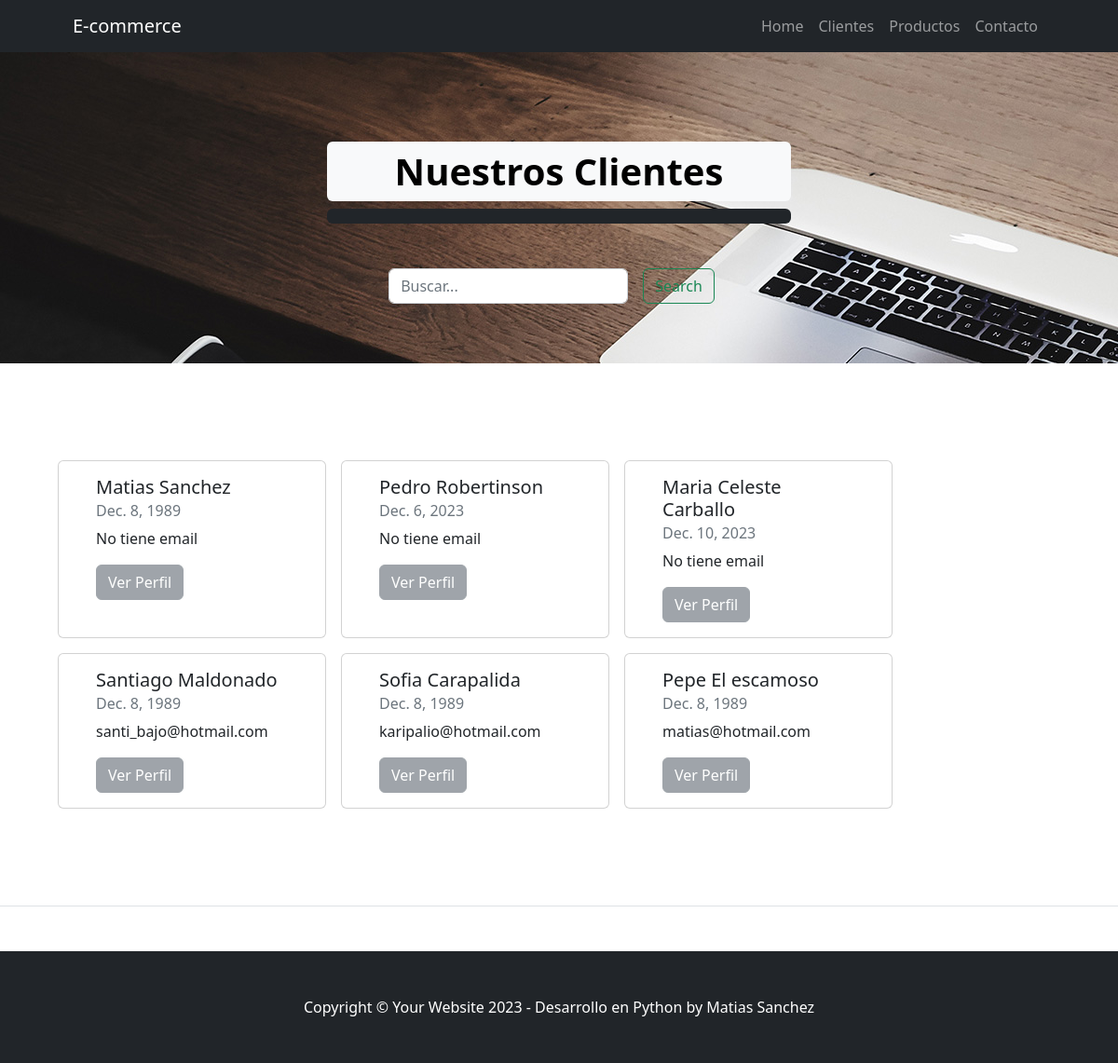
The page /cliente/ on the database as committed earlier.
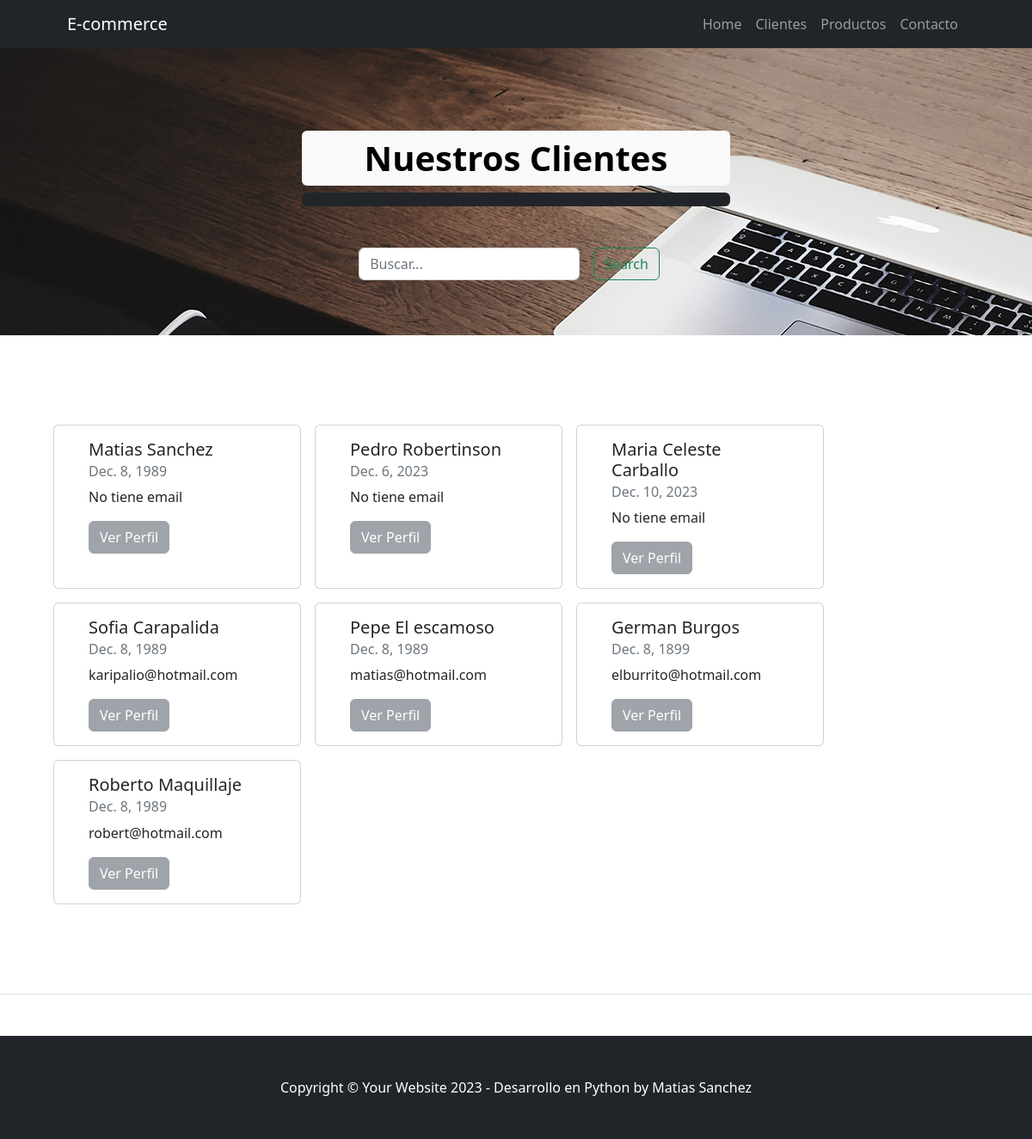
The same page on the database as committed later.
### cliente/models.py (models this page shows, shortened)
class Cliente(models.Model):
    nombre=models.CharField(max_length=100)
    apellido=models.CharField(max_length=100)
    email=models.EmailField(max_length=100, null=True)
    nacimiento=models.DateField(null=True, blank=True)
    pais_origen=models.ForeignKey(Pais, on_delete=models.SET_NULL, null=True, blank=True)
    idioma =models.ForeignKey(Idioma, on_delete=models.SET_NULL, null=True, blank=True)

### cliente/views.py (the view, shortened to what this page needs)
# urls.py: path("", views.home, name="index"),
def home(request):
    if request.method == "GET":
        context = ClienteBuscarFormulario()
        clientes = models.Cliente.objects.all()
        return render(request,"cliente/index.html", {'form':context, 'clientes':clientes})

### cliente/forms.py
class ClienteBuscarFormulario(forms.ModelForm):
    class Meta:
        model = Cliente
        fields = ['nombre']
        labels = {'nombre':''}
        widgets = {'nombre': forms.TextInput(attrs={'class':'form-control', 'placeholder':'Buscar...'})}

### cliente/templates/cliente/index.html (shortened to what this page needs)
{% extends 'core/base.html' %}
{% block header %}
    {% include 'core/header.html' with titulo="Nuestros Clientes" buscador=True%}
{% endblock header %}
{% block contenido %}
    <section class="py-5 border-bottom mb-5">
        <div class="container px-5 my-5">
            <div class="row gx-5">
                {% if clientes %}
                    {% for cliente in clientes %}
                        {% include 'core/card_cliente.html' with titulo=cliente.nombre apellido=cliente.apellido email=cliente.email nacimiento=cliente.nacimiento%}
                    {% endfor %}
                {% endif %}
            </div>
        </div>
    </section>
{% endblock contenido%}

### core/templates/core/base.html (shortened to what this page needs)
{% load static %}
<!DOCTYPE html>
<html lang="es">
  <head>
    <link href="{% static 'core/css/styles.css' %}" rel="stylesheet" />
  </head>
  <body>
    {% include 'core/navbar.html' %}
    {% block header %} {% endblock header %}
    {% block contenido %} {% endblock contenido %}
    {% include 'core/footer.html' %}
  </body>
</html>

### core/templates/core/navbar.html (shortened to what this page needs)
<nav class="navbar navbar-expand-lg navbar-dark bg-dark">
  <div class="container px-5">
    <a class="navbar-brand" href="{% url 'core:index' %}">E-commerce</a>
    <div class="collapse navbar-collapse" id="navbarSupportedContent">
      <ul class="navbar-nav ms-auto mb-2 mb-lg-0">
        <li class="nav-item"><a class="nav-link" aria-current="page" href="{% url 'core:index' %}">Home</a></li>
        <li class="nav-item"><a class="nav-link" href="{% url 'cliente:index' %}">Clientes</a></li>
        <li class="nav-item"><a class="nav-link" href="{% url 'producto:index' %}">Productos</a></li>
        <li class="nav-item"><a class="nav-link" href="{% url 'core:contacto' %}">Contacto</a></li>
      </ul>
    </div>
  </div>
</nav>

### core/templates/core/header.html (shortened to what this page needs)
{% load static %}
<header  class="img-fluid bg-dark py-5" style="background-image: url('/static/core/assets/img/bg-masthead.jpg');background-size: auto">
  <div class="container px-5">
    <div class="row gx-5 justify-content-center">
      <div class="col-lg-6">
        <div class="text-center my-5">
          <h1 class="bg-light fw-bolder text-black mb-2 rounded p-2">{{titulo}}</h1>
          <p class="bg-dark rounded lead text-white-50 mb-4 p-2">{{subtitulo}}</p>
        </div>
        {% if buscador %}
          <div class="container">
            <form action="" class="d-flex justify-content-center flex-direction-row " method="POST">
              {{form.as_p}}
                <div class="px-3">
                    <button class="btn btn-outline-success" type="submit">Search</button>
                </div>
            </form>
          </div>
      {% endif %}
      </div>
    </div>
  </div>
</header>

### core/templates/core/card_cliente.html
<div class="card m-2" style="width: 18rem;">
  <div class="card-body">
    <h5 class="card-title">{{titulo}} {{apellido}}</h5>
    <h6 class="card-subtitle mb-2 text-muted">{{nacimiento}}</h6>
    {% if email %}
      <p class="card-text">{{email}}</p>
      {% else %}
        <p class="card-text">No tiene email</p>
    {% endif %}
    <button class="btn btn-secondary disabled">Ver Perfil</button>
  </div>
</div>

### core/templates/core/footer.html
<footer class="py-5 bg-dark">
  <div class="container px-5"><p class="m-0 text-center text-white">Copyright &copy; Your Website 2023 - Desarrollo en Python by Matias Sanchez</p></div>
</footer>

### core/templates/core/scripts.html (shortened to what this page needs)
{% load static %}

Rows that differ between the two databases and show on the page:
removed Cliente: nombre "Santiago", apellido "Maldonado", nacimiento "Dec. 8, 1989", email "santi_bajo@hotmail.com"
added Cliente: nombre "German", apellido "Burgos", nacimiento "Dec. 8, 1899", email "elburrito@hotmail.com"
added Cliente: nombre "Roberto", apellido "Maquillaje", nacimiento "Dec. 8, 1989", email "robert@hotmail.com"
